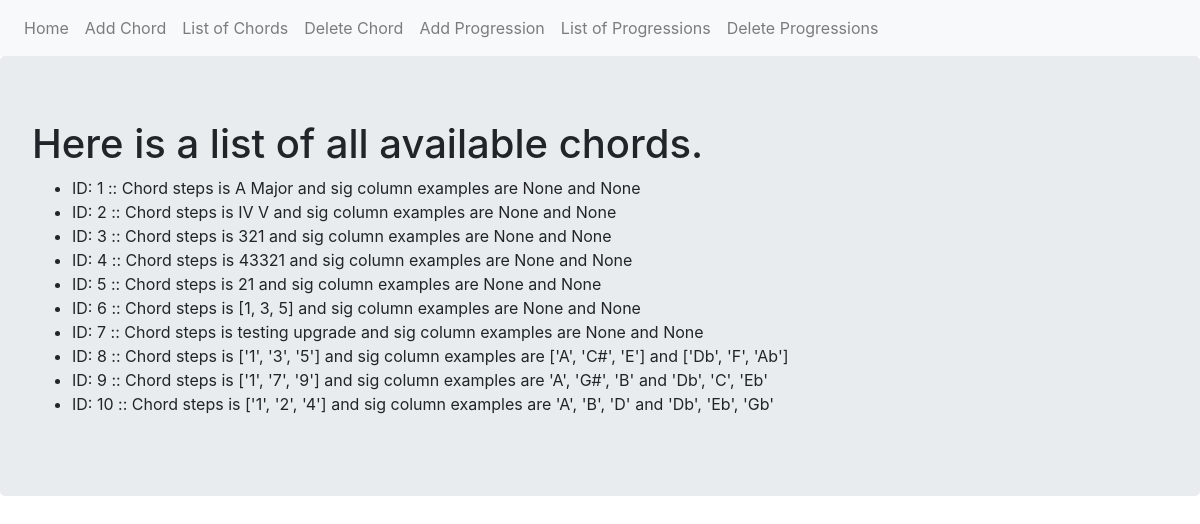
/chords/list, run on an earlier commit of the app's database.
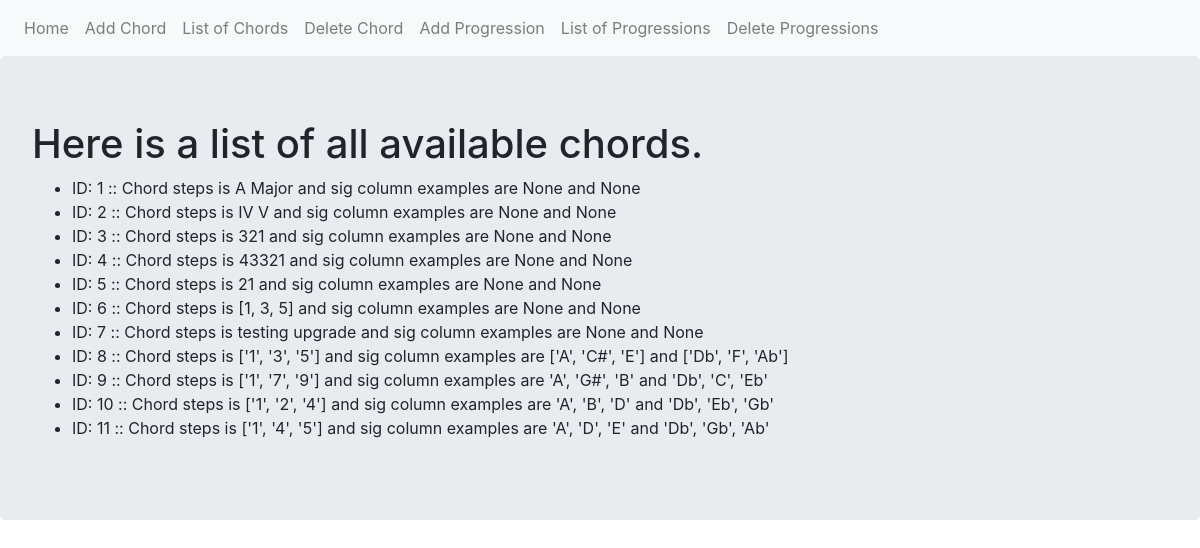
And on a later commit of the database.
### myproject/models.py (models this page shows, shortened)
class Chord(db.Model):
        __tablename__ = 'chords'
        id = db.Column(db.Integer,primary_key = True)
        steps = db.Column(db.Text)
        sig_c = db.Column(db.Text)
        sig_g = db.Column(db.Text)
        sig_d = db.Column(db.Text)
        sig_a = db.Column(db.Text)
        sig_e = db.Column(db.Text)
        sig_b = db.Column(db.Text)
        sig_f_sharp = db.Column(db.Text)
        sig_c_sharp = db.Column(db.Text)
        sig_f = db.Column(db.Text)
        sig_b_flat = db.Column(db.Text)
        sig_e_flat = db.Column(db.Text)
        sig_a_flat = db.Column(db.Text)
        sig_d_flat = db.Column(db.Text)
        sig_g_flat = db.Column(db.Text)
        def __repr__(self):
            return f"Chord steps is {self.steps} and sig column examples are " \
                   f"{self.sig_a} and {self.sig_d_flat}"

### myproject/chords/views.py (the view)
@chords_blueprint.route('/list')
def list():
    chords = Chord.query.all()
    return render_template('list.html', chords=chords)

### myproject/chords/templates/chords/list.html
{% extends "base.html" %}
{% block content %}
<div class="jumbotron">
  <h1>Here is a list of all available chords.</h1>
  <ul>
    {% for chord in chords  %}
    <li>ID: {{chord.id}} :: {{chord}}</li>
    {% endfor %}
  </ul>
</div>
{% endblock %}

What changed in the data, as far as the page shows it:
added Chord: id "11", steps+sig_a+sig_d_flat "Chord steps is ['1', '4', '5'] and sig column examples are 'A', 'D', 'E' and 'Db', 'Gb', 'Ab'"
